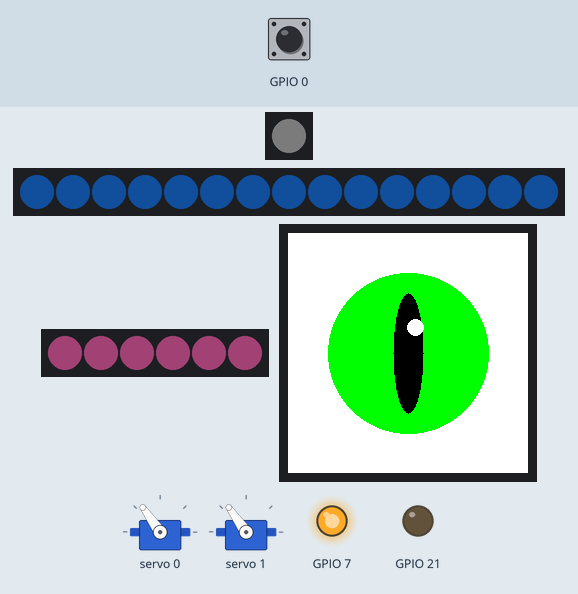
Simulated run of this program. Board: ESP32-S3. Shown: 1 RGB LEDs in strip order, left to right, 15 RGB LEDs in strip order, left to right, 6 RGB LEDs in strip order, left to right, 240×240 colour display, 2 × servo, output pins drawn as LEDs (lit = HIGH). The inputs (shaded band) are chosen by the test bench; at power-on: GPIO 0 HIGH. Dim RGB values are drawn brighter than linear; WiFi joins after 1.5 s; servers stay silent unless stated; I2S audio is not simulated (input reads silence); random numbers use the default seed unless the program sets one.

Above: at 0.6 s.
At 6.3 s:
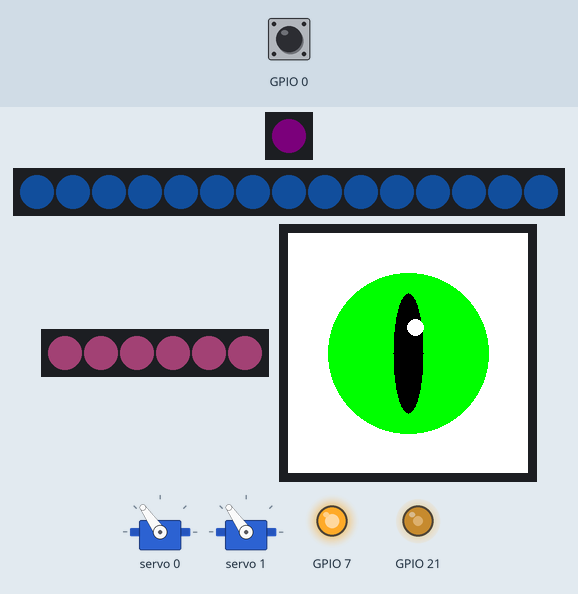
6.4 s: GPIO 0 pulled LOW for 0.15 s
At 6.78 s:
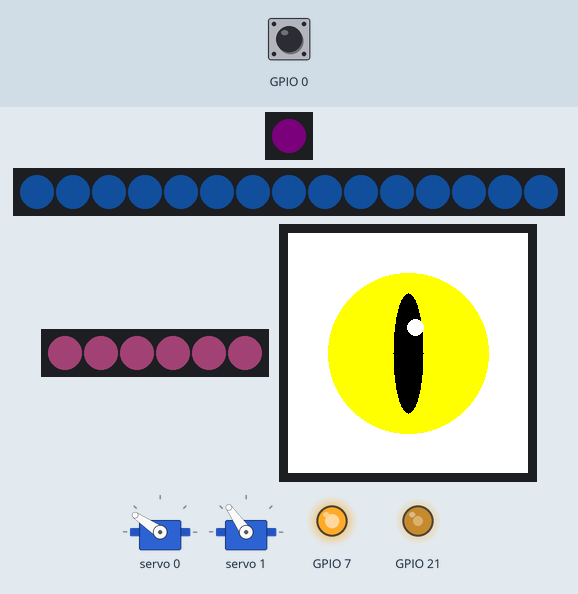
7.1 s: GPIO 0 pulled LOW for 3.2 s
At 7.38 s:
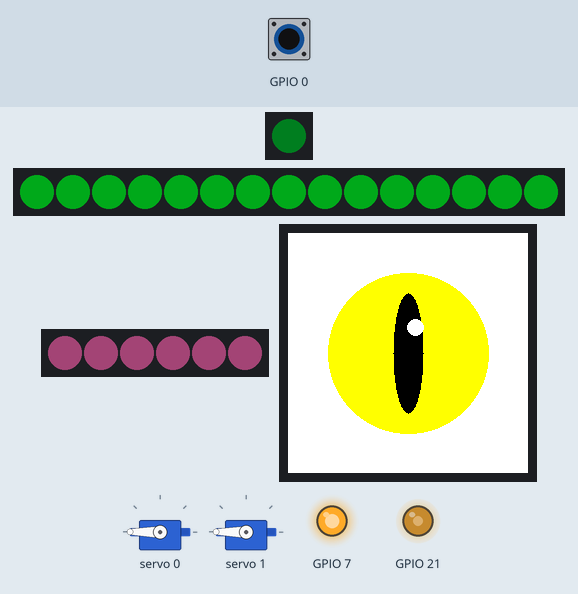
Timing chart, 0 to 8.5 s (numbered marks = the images above; inputs shaded):
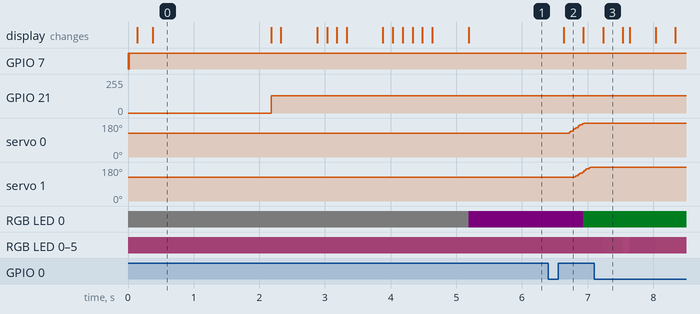

The program:

main.cpp
```cpp
/* ДРАКОШКА · свет + глаза + серво + звук + микрофон + Telegram-реле
   Отладка без Serial: самодиагностика лентой живота + VU-режим по кнопке.
   Кнопка BOOT: короткое нажатие = сценарий «привет»
                удержание 1.5...5 с = VU-режим микрофона на 15 с
                удержание 5 с и больше = вкл/выкл голосовой канал */
#include <Arduino.h>
#include <Adafruit_NeoPixel.h>
#include "config.h"
#include "engines/light_engine.h"
#include "engines/audio_engine.h"
#include "engines/display_engine.h"
#include "engines/servo_engine.h"
#include "command_handler.h"
#include "network_client.h"

static LightEngine     light;
static AudioEngine     audio;
static DisplayEngine   eyes;
static ServoEngine     servo;
static CommandHandler  handler;
static NetworkClient   net;
static Adafruit_NeoPixel statusLed(1, STATUS_LED_PIN, NEO_GRB + NEO_KHZ800);

static bool errServo = false, errAudio = false;
static uint32_t vuUntil = 0, vuCount0 = 0;
static bool voiceBeforeVu = true;

static void statusSet(uint8_t r, uint8_t g, uint8_t b) {
  static uint32_t key = 0xFFFFFFFF;
  uint32_t k = ((uint32_t)r << 16) | ((uint32_t)g << 8) | b;
  if (k == key) return;
  key = k;
  statusLed.setPixelColor(0, statusLed.Color(r, g, b));
  statusLed.show();
}

static void blinkBelly(uint8_t r, uint8_t g, uint8_t b, uint8_t n,
                       uint16_t onMs = 150, uint16_t offMs = 150) {
  for (uint8_t i = 0; i < n; i++) {
    light.bellyFill(r, g, b); delay(onMs);
    light.bellyFill(0, 0, 0); delay(offMs);
  }
}

static void enterVu() {
  voiceBeforeVu = handler.voiceOn();
  handler.setVoice(false);                 // в VU фраза не запускает сценарий
  vuCount0 = audio.voiceCount();
  vuUntil = millis() + 15000;
  if (!audio.micReady()) blinkBelly(255, 0, 0, 3, 120, 120);   // микрофон мёртв
}

static void vuUpdate() {
  if (!vuUntil) return;
  if (millis() >= vuUntil) {
    vuUntil = 0;
    handler.setVoice(voiceBeforeVu);
    light.setEmotion(Emotion::CALM, true);
    return;
  }
  static uint32_t t = 0;
  if (millis() - t >= 60) {
    t = millis();
    light.vu(audio.mic(), audio.micTh());
  }
  if (audio.voiceCount() != vuCount0) {    // фраза распознана
    vuCount0 = audio.voiceCount();
    blinkBelly(255, 255, 255, 3, 90, 90);
  }
}

static void buttonUpdate() {
  static bool down = false;
  static uint32_t tDown = 0, tPoll = 0;
  if (millis() - tPoll < 25) return;
  tPoll = millis();
  bool pressed = (digitalRead(PIN_BUTTON) == LOW);
  if (pressed && !down) { down = true; tDown = millis(); return; }
  if (!pressed && down) {
    down = false;
    uint32_t dur = millis() - tDown;
    if (dur >= 5000) {
      bool on = !handler.voiceOn();
      handler.setVoice(on);
      blinkBelly(on ? 0 : 255, on ? 255 : 0, 0, 3, 120, 120);
      light.setEmotion(Emotion::CALM, true);
    } else if (dur >= 1500) {
      enterVu();
    } else if (dur >= 40) {
      handler.startGreet();
    }
  }
}

static void statusUpdate() {
  static uint32_t t = 0;
  if (millis() - t < 120) return;
  t = millis();
  if (vuUntil)                              statusSet(20, 20, 0);    // жёлтый: VU
  else if (handler.busy())                  statusSet(0, 25, 10);    // зелёный: сценарий
  else if (errServo || errAudio)            statusSet(25, 12, 0);    // оранжевый: узел не ответил
  else if (!net.connected())                statusSet(25, 0, 0);     // красный: нет Wi-Fi
  else if (!audio.micReady())               statusSet(20, 0, 20);    // сиреневый: микрофон молчит
  else                                      statusSet(0, 0, 12);     // синий: ждём команду
}

void setup() {
  pinMode(PIN_BUTTON, INPUT_PULLUP);
  statusLed.begin();
  statusLed.setBrightness(40);
  statusSet(20, 20, 20);

  light.begin();
  eyes.begin();
  errServo = !servo.begin();
  net.begin();
  errAudio = !audio.begin();
  handler.setEngines(&light, &audio, &eyes, &servo);

  // === самодиагностика лентой: 1 мигание = серво, 2 = звук, 3 = Wi-Fi ===
  bool wf = net.connected();
  blinkBelly(errServo ? 255 : 0, errServo ? 0 : 255, 0, 1); delay(400);
  blinkBelly(errAudio ? 255 : 0, errAudio ? 0 : 255, 0, 2); delay(400);
  blinkBelly(wf ? 0 : 255, wf ? 255 : 0, 0, 3); delay(400);
  light.setEmotion(Emotion::CALM, true);
}

void loop() {
  audio.update();
  servo.update();
  eyes.update();
  light.update();
  handler.update();
  vuUpdate();
  statusUpdate();
  buttonUpdate();
  if (!vuUntil && !handler.busy() && !servo.busy()) {
    String c = net.pollCommand();
    if (c != "none" && c.length()) handler.execute(c);
  }
}
```

command_handler.h
```cpp
#pragma once
#include <Arduino.h>
#include "config.h"
#include "engines/light_engine.h"
#include "engines/audio_engine.h"
#include "engines/display_engine.h"
#include "engines/servo_engine.h"
class CommandHandler {
public:
  void setEngines(LightEngine* light, AudioEngine* audio, DisplayEngine* display, ServoEngine* servo) {
    _light = light; _audio = audio; _display = display; _servo = servo;
  }
  bool busy() const { return _st != ST_IDLE; }
  void setVoice(bool on) { _voiceOn = on; }
  bool voiceOn() const { return _voiceOn; }

  void execute(String cmd) {
    cmd.trim(); cmd.toLowerCase();
    if (cmd.isEmpty() || cmd == "none") return;
    String name = cmd, param = "";
    int i = cmd.indexOf(':');
    if (i > 0) { name = cmd.substring(0, i); param = cmd.substring(i + 1); param.trim(); }
    if (name != "rainbow") _light->setRainbow(false);

    if      (name == "greet" || name == "hello" || name == "g") startGreet();
    else if (name == "dance")   { _light->setEmotion(Emotion::JOY); _servo->startWave(); }
    else if (name == "blink")   _display->blink();
    else if (name == "rainbow") _light->setRainbow(true);
    else if (name == "change_color")   _light->setColorByName(param);
    else if (name == "set_brightness") _light->setBellyBrightness((uint8_t)constrain(param.toInt(), 0, 200));
    else if (name == "light_joy")      _light->setEmotion(Emotion::JOY);
    else if (name == "light_calm")     _light->setEmotion(Emotion::CALM);
    else if (name == "light_support")  _light->setEmotion(Emotion::SUPPORT);
    else if (name == "light_alarm")    _light->setEmotion(Emotion::ALARM);
    else if (name == "light_sleep" || name == "bye") {
      _light->setEmotion(Emotion::SLEEP);
      _display->showState(EyeState::SLEEP, 3600000UL);
    }
    else if (name == "light_off") _light->setEmotion(Emotion::OFF);
    else if (name == "center" || name == "wave_wings") _servo->neutral();
    else if (name == "voice_on")  _voiceOn = true;
    else if (name == "voice_off") _voiceOn = false;
    else if (name == "stop") { _audio->stop(); _servo->neutral(); _st = ST_IDLE; }
  }

  void update() {
#if VOICE_TRIG_ENABLE
    bool heard = _audio->voiceHeard();
    if (heard && _voiceOn && _st == ST_IDLE && !_servo->busy()) startGreet();
#endif
    _scenario();
    _mouth();
  }

  void startGreet() {
    if (_st != ST_IDLE || _servo->busy()) return;
    _light->setEmotion(Emotion::JOY);
    _display->showState(EyeState::HAPPY, 6000);
    _servo->moveBoth(SERVO_NEUTRAL_DEG + GREET_DELTA_DEG, SERVO_MOVE_MS);
    _st = ST_MOVE; _t = _t0 = millis();
  }

private:
  enum State { ST_IDLE, ST_MOVE, ST_SPEAK, ST_SETTLE, ST_RETURN };
  LightEngine* _light = nullptr;
  AudioEngine* _audio = nullptr;
  DisplayEngine* _display = nullptr;
  ServoEngine* _servo = nullptr;
  State _st = ST_IDLE;
  uint32_t _t = 0, _t0 = 0;
  bool _voiceOn = true;

  void _scenario() {
    uint32_t now = millis();
    switch (_st) {
      case ST_MOVE:
        if (now - _t >= GREET_MOVE_WAIT_MS) {
          if (_audio->playHello()) { _st = ST_SPEAK; _t = now; }
          else { _servo->neutral(); _st = ST_RETURN; _t = now; }
        }
        break;
      case ST_SPEAK:
        if (!_audio->busy()) { _st = ST_SETTLE; _t = now; }
        break;
      case ST_SETTLE:
        if (now - _t >= GREET_TAIL_MS) { _servo->neutral(); _st = ST_RETURN; _t = now; }
        break;
      case ST_RETURN:
        if (!_servo->busy()) { _light->setEmotion(Emotion::CALM); _st = ST_IDLE; }
        break;
      default: break;
    }
    if (_st != ST_IDLE && millis() - _t0 > GREET_TIMEOUT_MS) {
      _audio->stop(); _servo->neutral();
      _light->setEmotion(Emotion::CALM);
      _st = ST_IDLE;
    }
  }

  void _mouth() {
    static uint32_t t = 0;
    if (millis() - t < 30) return;
    t = millis();
    uint8_t b = MOUTH_BRIGHT_MIN;
    if (_st == ST_SPEAK) {
      uint8_t e = _audio->level();
      if (e > 80) e = 80;
      b = (uint8_t)(MOUTH_BRIGHT_MIN + (uint16_t)e * (MOUTH_BRIGHT_MAX - MOUTH_BRIGHT_MIN) / 80);
    }
    _light->setMouthBrightness(b);
  }
};
```

display_engine.h
```cpp
#pragma once
#include <Arduino.h>
#include <Adafruit_GFX.h>
#include <Adafruit_GC9A01A.h>
#include <math.h>
#include "../config.h"

enum class EyeState { CALM, HAPPY, SLEEP, BLINK };
enum class AutoPhase { STRAIGHT_A, BIGBLINK, STRAIGHT_B, GLANCE };

#define PHASE_STRAIGHT_MS 20000UL
#define PHASE_BLINK_MS     5000UL
#define PHASE_GLANCE_MS    5000UL
#define BLINK_HALF1_END_MS 1000UL
#define BLINK_CLOSED_END_MS 4000UL
#define DISPLAY_SPI_HZ 24000000UL

class DisplayEngine {
public:
  void begin() {
    if (DISPLAY_BL_PIN >= 0) {
      pinMode(DISPLAY_BL_PIN, OUTPUT);
      digitalWrite(DISPLAY_BL_PIN, HIGH);
    }
    pinMode(DISPLAY_RST, OUTPUT);
    digitalWrite(DISPLAY_RST, HIGH); delay(10);
    digitalWrite(DISPLAY_RST, LOW);  delay(10);
    digitalWrite(DISPLAY_RST, HIGH); delay(120);

    _panel.begin(DISPLAY_SPI_HZ);
    _panel.setRotation(0);
#if !EYES_SHARED_CS
    _panel2.begin(DISPLAY_SPI_HZ);
    _panel2.setRotation(0);
#endif
    _phaseStart = millis();
    showState(EyeState::CALM);
  }

  void setBacklight(bool on) {
    if (DISPLAY_BL_PIN < 0) return;
    digitalWrite(DISPLAY_BL_PIN, on ? HIGH : LOW);
  }

  void showState(EyeState state, unsigned long pauseMs = 6000) {
    _state = state;
    _autoPausedUntil = millis() + pauseMs;
    _needPhaseReset = true;
    _cmdBlinkUntil = 0;
    _lid = (state == EyeState::SLEEP) ? 2 : 0;
    _pupilDx = 0; _pupilDy = 0;
    _drawEye();
  }

  void blink() {
    _cmdBlinkUntil = millis() + 150;
    _lid = 2;
    _drawEye();
  }

  bool isAwake() const { return (_state == EyeState::CALM || _state == EyeState::HAPPY); }

  void update() {
    unsigned long now = millis();
    if (_cmdBlinkUntil) {
      if (now >= _cmdBlinkUntil) { _cmdBlinkUntil = 0; _lid = 0; _drawEye(); }
      return;
    }
    if (now < _autoPausedUntil) return;
    if (_needPhaseReset) { _needPhaseReset = false; _gotoPhase(AutoPhase::STRAIGHT_A); return; }

    unsigned long el = now - _phaseStart;
    switch (_phase) {
      case AutoPhase::STRAIGHT_A:
        if (el >= PHASE_STRAIGHT_MS) _gotoPhase(AutoPhase::BIGBLINK);
        break;
      case AutoPhase::BIGBLINK: {
        uint8_t want = (el < BLINK_HALF1_END_MS) ? 1 : (el < BLINK_CLOSED_END_MS) ? 2 : 1;
        if (want != _lid) { _lid = want; _drawEye(); }
        if (el >= PHASE_BLINK_MS) _gotoPhase(AutoPhase::STRAIGHT_B);
        break;
      }
      case AutoPhase::STRAIGHT_B:
        if (el >= PHASE_STRAIGHT_MS) _gotoPhase(AutoPhase::GLANCE);
        break;
      case AutoPhase::GLANCE:
        if (el >= PHASE_GLANCE_MS) _gotoPhase(AutoPhase::STRAIGHT_A);
        break;
    }
  }

private:
  Adafruit_GC9A01A _panel = Adafruit_GC9A01A(DISPLAY_LEFT_CS, DISPLAY_DC, -1);
#if !EYES_SHARED_CS
  Adafruit_GC9A01A _panel2 = Adafruit_GC9A01A(DISPLAY_RIGHT_CS, DISPLAY_DC, -1);
#endif

  EyeState  _state = EyeState::CALM;
  AutoPhase _phase = AutoPhase::STRAIGHT_A;
  unsigned long _phaseStart = 0, _autoPausedUntil = 0, _cmdBlinkUntil = 0;
  bool _needPhaseReset = false;
  uint8_t _lid = 0;
  int8_t _pupilDx = 0, _pupilDy = 0;

  void _gotoPhase(AutoPhase p) {
    _phase = p; _phaseStart = millis();
    if (p == AutoPhase::BIGBLINK) {
      _lid = 1;
    } else if (p == AutoPhase::GLANCE) {
      const int8_t dx[6] = { -30, 30,   0,  0, -22, 22 };
      const int8_t dy[6] = {   0,  0, -12, 12, -10, -10 };
      uint8_t i = (uint8_t)random(6);
      _pupilDx = dx[i]; _pupilDy = dy[i];
    } else {
      _lid = 0; _pupilDx = 0; _pupilDy = 0;
    }
    _drawEye();
  }

  void _fillEllipseSafe(Adafruit_GC9A01A& p, int16_t cx, int16_t cy,
                        int16_t rx, int16_t ry, uint16_t color) {
    for (int16_t y = -ry; y <= ry; y++) {
      float t = 1.0f - (float)(y * y) / ((float)ry * (float)ry);
      if (t < 0.0f) t = 0.0f;
      int16_t w = (int16_t)((float)rx * sqrtf(t));
      p.drawLine(cx - w, cy + y, cx + w, cy + y, color);
    }
  }

  void _drawEyeOn(Adafruit_GC9A01A& p) {
    uint16_t eyeColor = GC9A01A_GREEN;
    if (_state == EyeState::SLEEP) eyeColor = GC9A01A_BLUE;
    else if (_state == EyeState::HAPPY) eyeColor = GC9A01A_YELLOW;

    p.fillScreen(GC9A01A_WHITE);

    if (_lid == 2 || _state == EyeState::BLINK) {
      p.fillRect(50, 110, 140, 20, GC9A01A_BLACK);
      p.drawLine(70, 110, 55, 90, GC9A01A_BLACK);
      p.drawLine(120, 110, 120, 85, GC9A01A_BLACK);
      p.drawLine(170, 110, 185, 90, GC9A01A_BLACK);
      return;
    }

    p.fillCircle(120, 120, 80, eyeColor);
    _fillEllipseSafe(p, 120 + _pupilDx, 120 + _pupilDy, 15, 60, GC9A01A_BLACK);
    p.fillCircle(127 + _pupilDx / 2, 94 + _pupilDy / 2, 8, GC9A01A_WHITE);

    if (_lid == 1) {
      p.fillRect(40, 40, 161, 80, GC9A01A_BLACK);
      p.drawLine(40, 120, 200, 120, GC9A01A_BLACK);
      p.drawLine(40, 120, 25, 100, GC9A01A_BLACK);
      p.drawLine(70, 120, 55, 100, GC9A01A_BLACK);
      p.drawLine(120, 120, 120, 95, GC9A01A_BLACK);
      p.drawLine(170, 120, 185, 100, GC9A01A_BLACK);
      p.drawLine(200, 120, 215, 100, GC9A01A_BLACK);
    }
  }

  void _drawEye() {
    _drawEyeOn(_panel);
#if !EYES_SHARED_CS
    _drawEyeOn(_panel2);
#endif
  }
};
```

servo_engine.h
```cpp
#pragma once
#include <Arduino.h>
#include <Wire.h>
#include <Adafruit_PWMServoDriver.h>
#include "../config.h"

#define SERVO_USED 2

class ServoEngine {
public:
  bool begin() {
    Wire.begin(I2C_SDA, I2C_SCL);
    Wire.setClock(100000);
    _ok = _probe();
    if (!_ok) return false;
    _pwm.begin();
    _pwm.setOscillatorFrequency(SERVO_OSC);
    _pwm.setPWMFreq(SERVO_FREQ);
    _ch[0] = SERVO_CH_A; _ch[1] = SERVO_CH_B;
    for (uint8_t i = 0; i < SERVO_USED; i++) {
      _deg[i] = _from[i] = _to[i] = SERVO_NEUTRAL_DEG;
      _mov[i] = false; _dur[i] = SERVO_MOVE_MS; _t0[i] = millis();
      _pwm.setPWM(_ch[i], 0, ticks(_deg[i]));
      delay(150);
    }
    return true;
  }
  bool ok() const { return _ok; }

  static uint16_t ticks(float deg) {
    if (deg < 0) deg = 0;
    if (deg > 180) deg = 180;
    float t = (deg <= 90.0f)
      ? SERVO_0  + (SERVO_90  - SERVO_0)  * deg / 90.0f
      : SERVO_90 + (SERVO_180 - SERVO_90) * (deg - 90.0f) / 90.0f;
    if (t < 80) t = 80;
    if (t > 700) t = 700;
    return (uint16_t)(t + 0.5f);
  }

  void moveTo(uint8_t i, float deg, uint16_t ms, uint16_t delayMs = 0) {
    if (i >= SERVO_USED) return;
    if (deg < SERVO_MIN_DEG) deg = SERVO_MIN_DEG;
    if (deg > SERVO_MAX_DEG) deg = SERVO_MAX_DEG;
    _from[i] = _deg[i]; _to[i] = deg;
    _dur[i] = ms ? ms : 1;
    _t0[i] = millis() + delayMs;
    _mov[i] = true;
  }
  void moveBoth(float deg, uint16_t ms) {
    moveTo(0, deg, ms, 0);
    moveTo(1, deg, ms, SERVO_STAGGER_MS);
  }
  void neutral(uint16_t ms = SERVO_MOVE_MS) { moveBoth(SERVO_NEUTRAL_DEG, ms); }
  void startWave() { _wStep = 0; _wT = millis(); _waving = true; _waveStep(); }
  bool busy() { return _mov[0] || _mov[1] || _waving; }
  void release() { for (uint8_t i = 0; i < SERVO_USED; i++) _pwm.setPWM(_ch[i], 0, 4096); }

  void update() {
    uint32_t now = millis();
    if (_waving && now - _wT >= 450) {
      _wT = now; _wStep++;
      if (_wStep >= 4) { _waving = false; neutral(300); }
      else _waveStep();
    }
    if (now - _last < 20) return;
    _last = now;
    for (uint8_t i = 0; i < SERVO_USED; i++) {
      if (!_mov[i]) continue;
      if ((int32_t)(now - _t0[i]) < 0) continue;
      float t = (float)(now - _t0[i]) / (float)_dur[i];
      if (t > 1.0f) t = 1.0f;
      float s = t * t * (3.0f - 2.0f * t);
      _deg[i] = _from[i] + (_to[i] - _from[i]) * s;
      _pwm.setPWM(_ch[i], 0, ticks(_deg[i]));
      if (t >= 1.0f) _mov[i] = false;
    }
  }

private:
  Adafruit_PWMServoDriver _pwm = Adafruit_PWMServoDriver(PCA9685_ADDRESS);
  bool _ok = false, _waving = false;
  bool _mov[SERVO_USED] = {false, false};
  uint8_t _ch[SERVO_USED] = {0, 1}, _wStep = 0;
  float _deg[SERVO_USED] = {90, 90}, _from[SERVO_USED] = {90, 90}, _to[SERVO_USED] = {90, 90};
  uint16_t _dur[SERVO_USED] = {350, 350};
  uint32_t _t0[SERVO_USED] = {0, 0}, _last = 0, _wT = 0;

  bool _probe() {
    Wire.beginTransmission(PCA9685_ADDRESS);
    return Wire.endTransmission() == 0;
  }
  void _waveStep() {
    switch (_wStep) {
      case 0: moveTo(0, 135, 300); moveTo(1,  45, 300); break;
      case 1: moveTo(0,  45, 300); moveTo(1, 135, 300); break;
      case 2: moveTo(0, 135, 300); moveTo(1,  45, 300); break;
      default: neutral(300); break;
    }
  }
};
```

network_client.h
```cpp
#pragma once
#include <WiFi.h>
#include <HTTPClient.h>
#include <WiFiClientSecure.h>
#include <WiFiManager.h>
#include <ArduinoJson.h>
#include "config.h"
class NetworkClient {
public:
  bool begin() {
    WiFi.mode(WIFI_STA);
    WiFi.persistent(false);
    WiFi.setSleep(false);
#if defined(WIFI_SSID) && defined(WIFI_PASS)
    WiFi.begin(WIFI_SSID, WIFI_PASS);
    uint32_t t = millis();
    while (WiFi.status() != WL_CONNECTED && millis() - t < 12000) delay(200);
#endif
#if USE_WIFI_MANAGER
    if (WiFi.status() != WL_CONNECTED) {
      WiFiManager wm;
      wm.setConfigPortalTimeout(120);
      wm.setConnectTimeout(15);
      wm.autoConnect("Drakoshka-Setup", "12345678");
    }
#endif
    return WiFi.status() == WL_CONNECTED;
  }

  bool connected() { return WiFi.status() == WL_CONNECTED; }

  String pollCommand() {
    if (!connected()) return "none";
    if (millis() - _lastPoll < POLL_INTERVAL_MS) return "none";
    _lastPoll = millis();

    WiFiClientSecure client;
    client.setInsecure();
    HTTPClient http;
    http.begin(client, RELAY_PULL_URL);
    http.setTimeout(2500);
    http.setReuse(false);

    String command = "none";
    if (http.GET() == HTTP_CODE_OK) {
      String payload = http.getString();
      JsonDocument doc;
      if (!deserializeJson(doc, payload)) command = doc["cmd"].as<String>();
    }
    http.end();
    return command;
  }

private:
  uint32_t _lastPoll = 0;
};
```

Source omitted: audio_engine.h (13573 bytes), light_engine.h (5105 bytes), wav_data.h (data table, 349941 bytes), config.h (2564 bytes)

Measured:
- after the input at 6.4 s, servo 0: moves from 125° to 180° over 0.26 s, starting after 0.28 s; servo 1: moves from 125° to 180° over 0.24 s, starting after 0.40 s; RGB LED 0: RGB(3, 0, 3) → RGB(0, 4, 1) after 0.54 s; the display: changes after 0.24 s (image 2)
- what the display in image 0 shows lasts 1.8 s, from 0.4 s to 2.2 s
